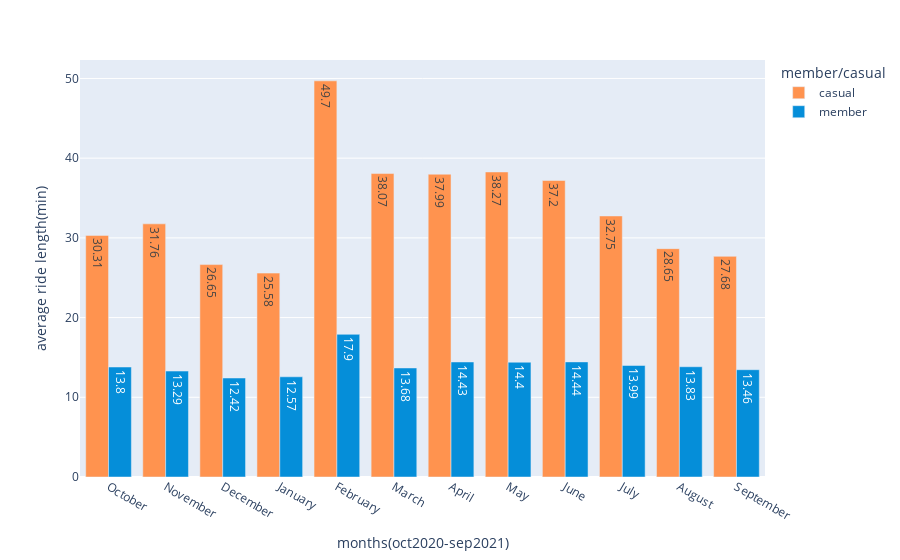

Notebook code for this chart:
### Code cell
fig_5=round(df.groupby(['year','month','member_casual'],as_index=False,).mean(),2).dropna()

px.bar(fig_5,x='month',y='ride_length',
      color='member_casual',
      barmode='group',
      text='ride_length',
      labels={'ride_length':'average ride length(min)','member_casual':'member/casual','month':'months(oct2020-sep2021)'},
      hover_name='member_casual',hover_data={'member_casual':False,'ride_length':True},
      color_discrete_map = {'casual': '#FF934F', 'member': '#058ED9'})

### Figure 1 — Plotly figure (JSON) as saved in the notebook; plotly's stock layout.template omitted (floating-point values rounded to 4 significant figures)
{"data": [{"alignmentgroup": "True", "customdata": [["casual"], ["casual"], ["casual"], ["casual"], ["casual"], ["casual"], ["casual"], ["casual"], ["casual"], ["casual"], ["casual"], ["casual"]], "hovertemplate": "<b>%{hovertext}</b><br><br>months(oct2020-sep2021)=%{x}<br>average ride length(min)=%{text}<extra></extra>", "hovertext": ["casual", "casual", "casual", "casual", "casual", "casual", "casual", "casual", "casual", "casual", "casual", "casual"], "legendgroup": "casual", "marker": {"color": "#FF934F", "pattern": {"shape": ""}}, "name": "casual", "offsetgroup": "casual", "orientation": "v", "showlegend": true, "text": [30.31, 31.76, 26.65, 25.58, 49.7, 38.07, 37.99, 38.27, 37.2, 32.75, 28.65, 27.68], "textposition": "auto", "type": "bar", "x": ["October", "November", "December", "January", "February", "March", "April", "May", "June", "July", "August", "September"], "xaxis": "x", "y": [30.31, 31.76, 26.65, 25.58, 49.7, 38.07, 37.99, 38.27, 37.2, 32.75, 28.65, 27.68], "yaxis": "y"}, {"alignmentgroup": "True", "customdata": [["member"], ["member"], ["member"], ["member"], ["member"], ["member"], ["member"], ["member"], ["member"], ["member"], ["member"], ["member"]], "hovertemplate": "<b>%{hovertext}</b><br><br>months(oct2020-sep2021)=%{x}<br>average ride length(min)=%{text}<extra></extra>", "hovertext": ["member", "member", "member", "member", "member", "member", "member", "member", "member", "member", "member", "member"], "legendgroup": "member", "marker": {"color": "#058ED9", "pattern": {"shape": ""}}, "name": "member", "offsetgroup": "member", "orientation": "v", "showlegend": true, "text": [13.8, 13.29, 12.42, 12.57, 17.9, 13.68, 14.43, 14.4, 14.44, 13.99, 13.83, 13.46], "textposition": "auto", "type": "bar", "x": ["October", "November", "December", "January", "February", "March", "April", "May", "June", "July", "August", "September"], "xaxis": "x", "y": [13.8, 13.29, 12.42, 12.57, 17.9, 13.68, 14.43, 14.4, 14.44, 13.99, 13.83, 13.46], "yaxis": "y"}], "layout": {"barmode": "group", "legend": {"title": {"text": "member/casual"}, "tracegroupgap": 0}, "margin": {"t": 60}, "xaxis": {"anchor": "y", "domain": [0, 1], "title": {"text": "months(oct2020-sep2021)"}}, "yaxis": {"anchor": "x", "domain": [0, 1], "title": {"text": "average ride length(min)"}}}}
